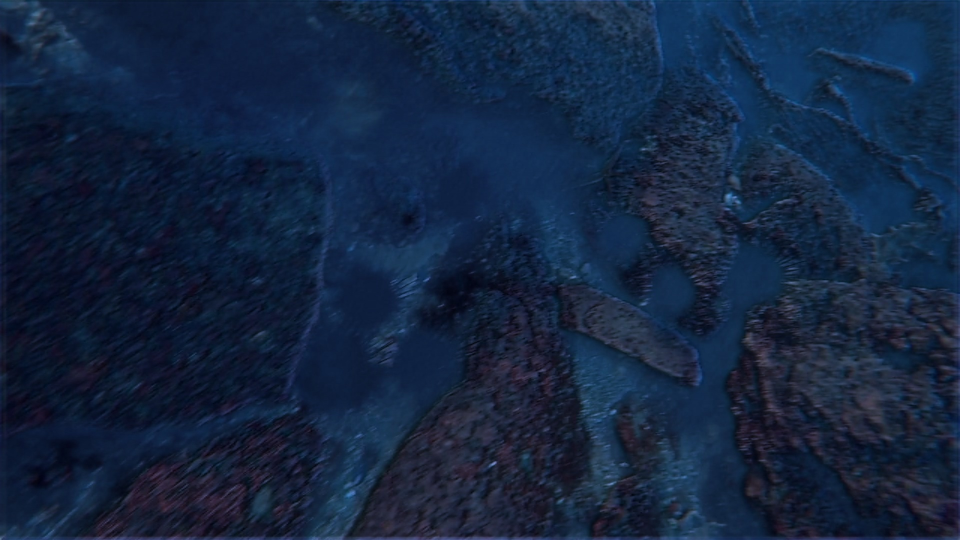
#> input picture uwcnn_test_optionA.jpg, 1920 x 1080 px (shown at 1/2 size); its folder holds only this picture in this run
$ python -i train_router.py   (imports and definitions only)   (older library calls are emulated)
#> lines starting #> are read from the running program, lines starting #| are printed output that depends on the picture
#> further down, picture is the input picture: shape (1080, 1920, 3); mean B, G, R 63.9, 36.9, 19.6
# [150 lines of commented-out code are left out]
import cv2
import numpy as np

def extract_optical_features_from_bgr(img_bgr: np.ndarray) -> list:
    """
    Extracts 9 optics-inspired features from an in-memory BGR image.
    Resizes to 224x224 to standardize scale-dependent derivatives.
    """
    if img_bgr is None or img_bgr.size == 0:
        raise ValueError("Invalid image array passed to feature extractor.")

    img_resized = cv2.resize(img_bgr, (224, 224), interpolation=cv2.INTER_AREA)
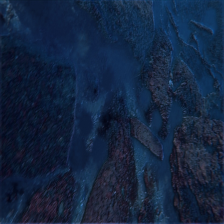
#> img_resized: shape (224, 224, 3); mean B, G, R 63.9, 36.9, 19.6

    gray = cv2.cvtColor(img_resized, cv2.COLOR_BGR2GRAY)
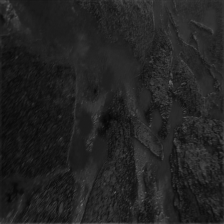
#> gray: shape (224, 224); min 5, max 104, mean 34.8
    lab  = cv2.cvtColor(img_resized, cv2.COLOR_BGR2LAB)
#> lab: shape (224, 224, 3); mean of channels 0, 1, 2 37.1, 131.4, 108.9
    hsv  = cv2.cvtColor(img_resized, cv2.COLOR_BGR2HSV)
#> hsv: shape (224, 224, 3); mean H, S, V 109.5, 176.1, 63.9

    # 1. Laplacian blur variance (high-frequency edge energy)
    laplacian_var = float(cv2.Laplacian(gray, cv2.CV_64F).var())
#> laplacian_var = 223.9

    # 2. L* luminance mean (exposure level)
    l_mean = float(lab[:, :, 0].mean())
#> l_mean = 37.13

    # 3. L* luminance standard deviation (dynamic range)
    l_std = float(lab[:, :, 0].std())
#> l_std = 14.24

    # 4. a* chromaticity mean (green-red axis)
    a_mean = float(lab[:, :, 1].mean())
#> a_mean = 131.4

    # 5. b* chromaticity mean (blue-yellow axis)
    b_mean = float(lab[:, :, 2].mean())
#> b_mean = 108.9

    # 6. HSV saturation mean (color concentration)
    saturation = float(hsv[:, :, 1].mean())
#> saturation = 176.1

    # 7. Gray RMS contrast (overall intensity dispersion)
    contrast = float(gray.std())
#> contrast = 11.01

    # 8. Dark channel proxy (mean across minimum color channels)
    dark_prior = float(np.min(img_resized, axis=2).mean())
#> dark_prior = 19.43

    # 9. Red/Blue attenuation ratio (safeguarded against division by zero)
    attenuation_r = float(img_resized[:, :, 2].mean() / (img_resized[:, :, 0].mean() + 1e-5))
#> attenuation_r = 0.306

    return [
        laplacian_var, l_mean, l_std, a_mean, b_mean,
        saturation, contrast, dark_prior, attenuation_r
    ]

def extract_optical_features(img_path: str) -> list:
    img = cv2.imread(img_path)
    if img is None:
        return None
    return extract_optical_features_from_bgr(img)

>>> import cv2
>>> picture = cv2.imread('uwcnn_test_optionA.jpg')
>>> result = extract_optical_features_from_bgr(picture)
#> result = [223.9, 37.13, 14.24, 131.4, 108.9, 176.1, 11.01, 19.43, 0.306]
